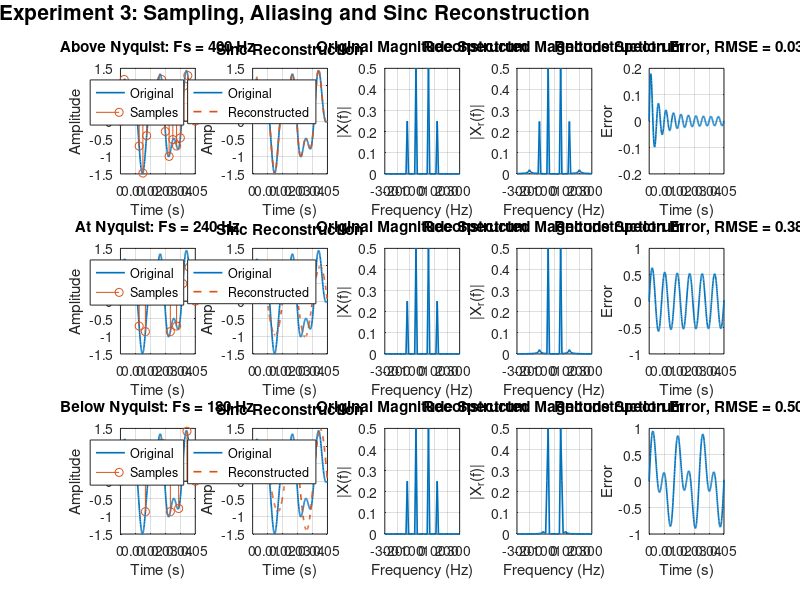

Reproduce this figure in MATLAB.
clc;
clear;
close all;

% ============================================================
% EXPERIMENT 3
% SAMPLING, ALIASING AND SINC RECONSTRUCTION
% ============================================================

% ------------------------------------------------------------
% 1. Signal parameters
% ------------------------------------------------------------

% Selected values for simulation
f1 = 50;                 % First frequency (Hz)
f2 = 120;                % Second frequency (Hz)

% Signal:
% x(t) = sin(2*pi*f1*t) + 0.5*sin(2*pi*f2*t)

f_max = max(f1,f2);

% Nyquist rate
nyquist_rate = 2*f_max;

fprintf('\n============================================\n');
fprintf('SAMPLING, ALIASING AND RECONSTRUCTION\n');
fprintf('============================================\n');

fprintf('f1 = %d Hz\n',f1);
fprintf('f2 = %d Hz\n',f2);
fprintf('Highest frequency = %d Hz\n',f_max);
fprintf('Nyquist rate = %d Hz\n',nyquist_rate);


% ------------------------------------------------------------
% 2. Plotting resolution
% ------------------------------------------------------------

% IMPORTANT:
% Fp is NOT the physical sampling frequency.
% It is only used to make smooth plots.

Fp = 10000;              % Plotting resolution (points/sec)
T = 0.1;                 % Observation time (seconds)

t_plot = 0:1/Fp:T-1/Fp;

% Original signal
x_plot = sin(2*pi*f1*t_plot) + ...
         0.5*sin(2*pi*f2*t_plot);


% ------------------------------------------------------------
% 3. Physical sampling rates
% ------------------------------------------------------------

Fs_values = [400 240 180];

case_names = { ...
    'Above Nyquist: Fs = 400 Hz', ...
    'At Nyquist: Fs = 240 Hz', ...
    'Below Nyquist: Fs = 180 Hz'};


% ------------------------------------------------------------
% 4. Create figure
% ------------------------------------------------------------

figure('Color','w','Position',[20 20 1500 900]);


% ------------------------------------------------------------
% 5. Process each sampling case
% ------------------------------------------------------------

for k = 1:length(Fs_values)

    % Physical sampling frequency
    Fs = Fs_values(k);

    % Physical sampling interval
    Ts = 1/Fs;

    % --------------------------------------------------------
    % Actual physical samples
    % --------------------------------------------------------

    t_s = 0:Ts:T-Ts;

    x_s = sin(2*pi*f1*t_s) + ...
          0.5*sin(2*pi*f2*t_s);


    % --------------------------------------------------------
    % SINC RECONSTRUCTION
    %
    % x_r(t) = sum x[n] sinc((t-nTs)/Ts)
    % --------------------------------------------------------

    % Create interpolation matrix
    tau = bsxfun(@minus,t_plot(:),t_s);
    tau = tau/Ts;

    % MATLAB sinc:
    % sinc(x) = sin(pi*x)/(pi*x)

    sinc_matrix = sinc(tau);

    % Reconstructed signal
    x_reconstructed = sinc_matrix*x_s(:);

    % Convert to row vector
    x_reconstructed = x_reconstructed(:).';


    % --------------------------------------------------------
    % RECONSTRUCTION ERROR
    % --------------------------------------------------------

    error_signal = x_plot - x_reconstructed;

    % RMSE
    RMSE = sqrt(mean(error_signal.^2));


    % --------------------------------------------------------
    % ALIASED FREQUENCY
    % --------------------------------------------------------

    if Fs < 2*f_max

        % Check aliasing of f2 = 120 Hz
        alias_f2 = abs(f2 - Fs);

        % Fold into the range 0 to Fs/2
        if alias_f2 > Fs/2
            alias_f2 = abs(Fs - alias_f2);
        end

        fprintf('\nFs = %d Hz\n',Fs);
        fprintf('Condition: BELOW Nyquist\n');
        fprintf('Aliased frequency of %.0f Hz component = %.2f Hz\n',...
                f2,alias_f2);

    else

        alias_f2 = NaN;

        fprintf('\nFs = %d Hz\n',Fs);

        if Fs == 2*f_max
            fprintf('Condition: AT Nyquist\n');
        else
            fprintf('Condition: ABOVE Nyquist\n');
        end

        fprintf('No aliasing expected.\n');

    end

    fprintf('Reconstruction RMSE = %.6f\n',RMSE);


    % --------------------------------------------------------
    % FREQUENCY DOMAIN
    % --------------------------------------------------------

    N = length(t_plot);

    % Original FFT
    X = fftshift(fft(x_plot));

    % Reconstructed FFT
    Xr = fftshift(fft(x_reconstructed));

    % Frequency axis
    f = (-N/2:N/2-1)*(Fp/N);


    % --------------------------------------------------------
    % PLOT 1
    % ORIGINAL SIGNAL + PHYSICAL SAMPLES
    % --------------------------------------------------------

    subplot(3,5,(k-1)*5+1);

    plot(t_plot,x_plot,'LineWidth',1.2);
    hold on;

    stem(t_s,x_s);

    xlim([0 0.05]);

    title(case_names{k});
    xlabel('Time (s)');
    ylabel('Amplitude');

    grid on;
    legend('Original','Samples');

    hold off;


    % --------------------------------------------------------
    % PLOT 2
    % ORIGINAL + SINC RECONSTRUCTION
    % --------------------------------------------------------

    subplot(3,5,(k-1)*5+2);

    plot(t_plot,x_plot,'LineWidth',1.2);
    hold on;

    plot(t_plot,x_reconstructed,'--','LineWidth',1.2);

    xlim([0 0.05]);

    title('Sinc Reconstruction');
    xlabel('Time (s)');
    ylabel('Amplitude');

    grid on;
    legend('Original','Reconstructed');

    hold off;


    % --------------------------------------------------------
    % PLOT 3
    % ORIGINAL MAGNITUDE SPECTRUM
    % --------------------------------------------------------

    subplot(3,5,(k-1)*5+3);

    plot(f,abs(X)/N,'LineWidth',1.2);

    xlim([-300 300]);

    title('Original Magnitude Spectrum');
    xlabel('Frequency (Hz)');
    ylabel('|X(f)|');

    grid on;


    % --------------------------------------------------------
    % PLOT 4
    % RECONSTRUCTED MAGNITUDE SPECTRUM
    % --------------------------------------------------------

    subplot(3,5,(k-1)*5+4);

    plot(f,abs(Xr)/N,'LineWidth',1.2);

    xlim([-300 300]);

    title('Reconstructed Magnitude Spectrum');
    xlabel('Frequency (Hz)');
    ylabel('|X_r(f)|');

    grid on;


    % --------------------------------------------------------
    % PLOT 5
    % RECONSTRUCTION ERROR
    % --------------------------------------------------------

    subplot(3,5,(k-1)*5+5);

    plot(t_plot,error_signal,'LineWidth',1.2);

    xlim([0 0.05]);

    title(sprintf('Reconstruction Error, RMSE = %.4f',RMSE));
    xlabel('Time (s)');
    ylabel('Error');

    grid on;

end


% ------------------------------------------------------------
% 6. Overall title
% ------------------------------------------------------------

annotation('textbox',[0 0.96 1 0.04], ...
    'String','Experiment 3: Sampling, Aliasing and Sinc Reconstruction', ...
    'HorizontalAlignment','center', ...
    'VerticalAlignment','middle', ...
    'LineStyle','none', ...
    'FontSize',15, ...
    'FontWeight','bold');


% ------------------------------------------------------------
% 7. Mandatory manual validation
% ------------------------------------------------------------

fprintf('\n============================================\n');
fprintf('MANDATORY ALIASING VALIDATION\n');
fprintf('============================================\n');

Fs_under = 180;

% For the 120 Hz component:
% f_alias = |f2 - Fs|

expected_alias = abs(f2 - Fs_under);

% Fold if necessary
if expected_alias > Fs_under/2
    expected_alias = abs(Fs_under - expected_alias);
end

fprintf('Undersampling frequency Fs = %d Hz\n',Fs_under);
fprintf('Original component = %d Hz\n',f2);
fprintf('Expected alias = |%d - %d| = %d Hz\n',...
        f2,Fs_under,expected_alias);

fprintf('============================================\n');
